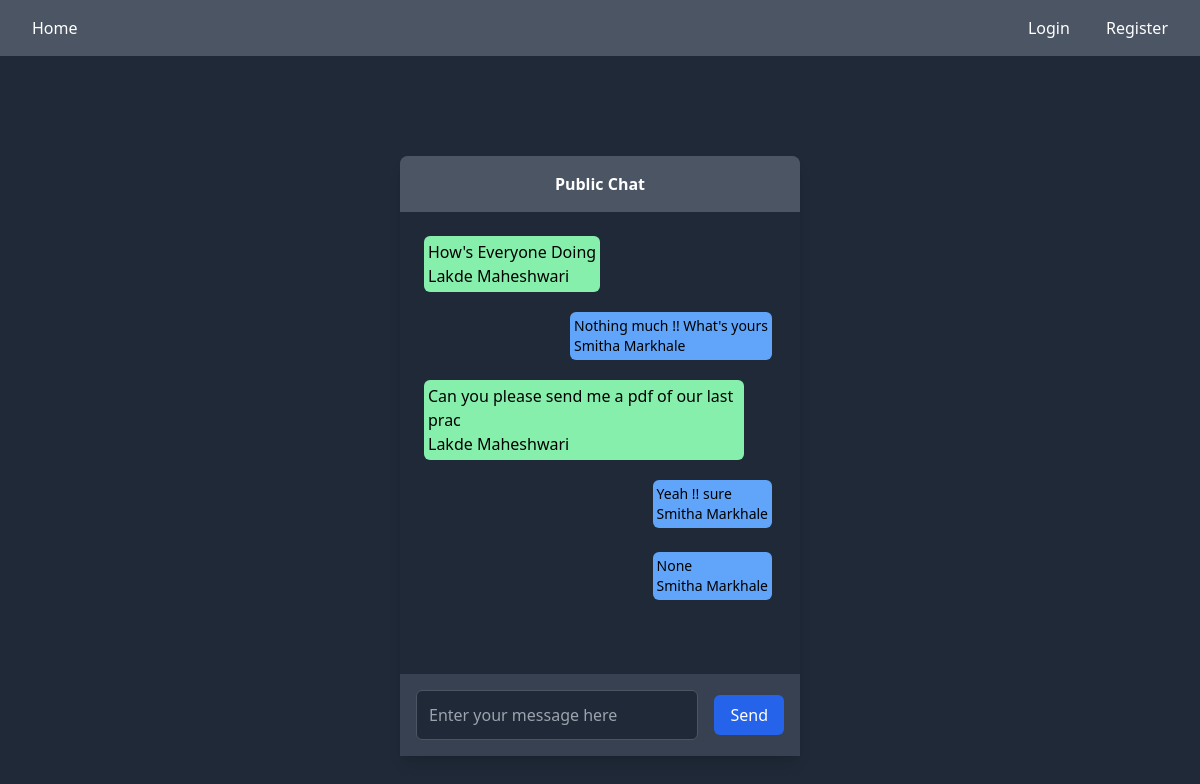
Screenshot of /chat/ (signed in) with the database file from the repository.
### chat/models.py (models this page shows, shortened)
class ChatGroup(models.Model):
    group_name = models.CharField(max_length=100)

class GroupMessage(models.Model):
    group = models.ForeignKey(ChatGroup, on_delete=models.CASCADE, related_name='chat_messages')
    author = models.ForeignKey(User, on_delete=models.CASCADE)
    body = models.CharField(max_length=300,blank=True, null=True)
    created = models.DateTimeField(auto_now_add=True)
    File = models.FileField(upload_to='files/', blank=True, null=True)
    class Meta:
        ordering = ['-created']

class Profile(models.Model):
    user = models.OneToOneField(User, on_delete=models.CASCADE)
    bio = models.TextField(max_length=300, blank=True)
    image = models.ImageField(default='default.jpg', upload_to='profile_pics')
    group = models.ManyToManyField(ChatGroup,related_name="group_members")
    display_name = models.CharField(max_length = 50)

### chat/views.py (the view)
# urls.py: path("",views.chat_view,name="chat"),
@login_required
def chat_view(request):
    chat_group = get_object_or_404(ChatGroup, group_name='Public Chat')
    messages = chat_group.chat_messages.all().order_by('created')[:30]
    return render(request, 'chat.html',
    {
        'chat_messages' : messages,
        'chat_group' : chat_group,
    })

### templates/chat.html
{% extends "blank.html" %}
{% block content %}
<div class="flex justify-center items-center bg-gray-800 w-screen h-screen overflow-hidden">
  <div class="bg-gray-700 w-1/3 h-3/4 flex flex-col justify-between rounded-lg shadow-lg">
    <div class="bg-gray-600 text-white p-4 font-bold rounded-t-lg text-center">
      {{chat_group.group_name}}
    </div>
    <div class="bg-gray-800 flex-grow overflow--y-auto p-4 space-y-4">
      <ul>
        {% for message in chat_messages %}
        {% if message.author == user %}
        <li class="flex justify-end">
            <div class="ml-3 m-3 text-sm p-1 rounded-md text-black bg-blue-400  flex flex-col justify-center">
                <p>{{ message.body }}</p>
                <span>{{ message.author.profile.display_name }}</span>
            </div>
        </li>
        {% else %}
        <li class="flex justify-start">
            <div class="bg-green-300 text-black p-1 m-2 rounded-md max-w-xs break-words">
              <p>{{ message.body }}</p>
              <span>{{ message.author.profile.display_name }}</span>
            </div>
        </li>
        {% endif %}
        {% endfor %}
      </ul>
    </div>
    <div class="bg-gray-700 p-4 flex items-center space-x-4">
      <input
        type="text"
        placeholder="Enter your message here"
        class="flex-grow bg-gray-800 text-white placeholder-gray-400 p-3 rounded-md border border-gray-600 focus:outline-none focus:ring-2 focus:ring-blue-500"
      />
      <button
        class="bg-blue-600 hover:bg-blue-700 text-white px-4 py-2 rounded-md transition-all"
        type="submit"
      >
        Send
      </button>
    </div>
  </div>
</div>
{% endblock %}

### templates/blank.html (shortened to what this page needs)
{% load static tailwind_tags %}
<!DOCTYPE html>
<html lang="en">
<head>
    {% tailwind_css %}
</head>
<body>
    <nav class="bg-gray-600 text-white">
        <div class="flex justify-between items-center p-4">
            <div>
                <a href="/" class="p-2 m-2 hover:text-gray-400">Home</a>
            </div>
            <div>
                <a href="/" class="p-2 m-2 hover:text-gray-400">Login</a>
                <a href="/" class="p-2 m-2 hover:text-gray-400">Register</a>
            </div>
        </div>
    </nav>
    {% block content %}
    {% endblock content %}
</body>
</html>

### rows the page displays
ChatGroup: group_name "Public Chat"
GroupMessage: body "How's Everyone Doing", author.profile.display_name "Lakde Maheshwari"
GroupMessage: body "Nothing much !! What's yours", author.profile.display_name "Smitha Markhale"
GroupMessage: body "Can you please send me a pdf of our last prac", author.profile.display_name "Lakde Maheshwari"
GroupMessage: body "Yeah !! sure", author.profile.display_name "Smitha Markhale"
GroupMessage: body "None", author.profile.display_name "Smitha Markhale"
